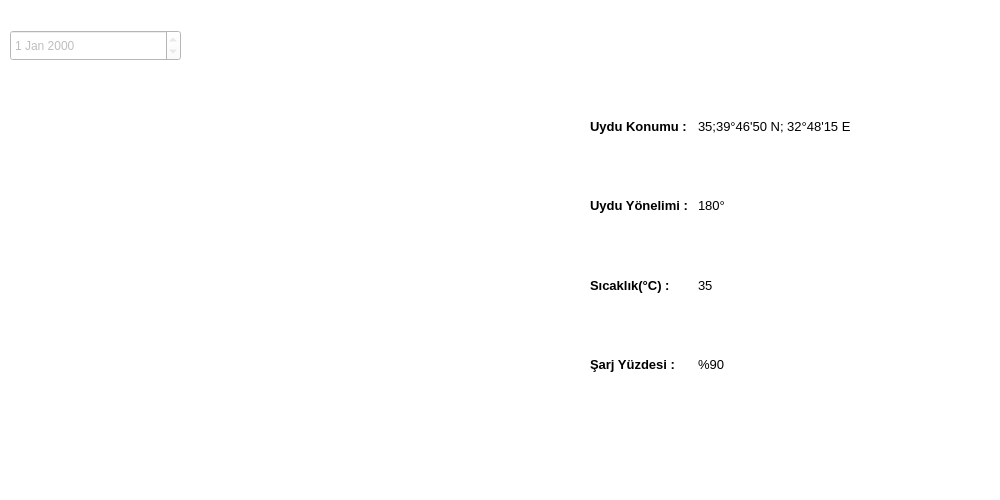
<?xml version="1.0" encoding="UTF-8"?>
<ui version="4.0">
 <class>MainWindow</class>
 <widget class="QMainWindow" name="MainWindow">
  <property name="enabled">
   <bool>true</bool>
  </property>
  <property name="geometry">
   <rect>
    <x>0</x>
    <y>0</y>
    <width>1000</width>
    <height>500</height>
   </rect>
  </property>
  <property name="sizePolicy">
   <sizepolicy hsizetype="Preferred" vsizetype="Preferred">
    <horstretch>0</horstretch>
    <verstretch>0</verstretch>
   </sizepolicy>
  </property>
  <property name="minimumSize">
   <size>
    <width>0</width>
    <height>0</height>
   </size>
  </property>
  <property name="baseSize">
   <size>
    <width>0</width>
    <height>0</height>
   </size>
  </property>
  <property name="windowTitle">
   <string>Uydu Veri Paneli</string>
  </property>
  <property name="styleSheet">
   <string notr="true">background-color: rgb(255, 255, 255);</string>
  </property>
  <property name="iconSize">
   <size>
    <width>24</width>
    <height>24</height>
   </size>
  </property>
  <widget class="QWidget" name="centralwidget">
   <widget class="dataGraph" name="dataGraph" native="true">
    <property name="geometry">
     <rect>
      <x>-10</x>
      <y>60</y>
      <width>511</width>
      <height>371</height>
     </rect>
    </property>
   </widget>
   <widget class="QDateEdit" name="dateEdit">
    <property name="enabled">
     <bool>false</bool>
    </property>
    <property name="geometry">
     <rect>
      <x>10</x>
      <y>30</y>
      <width>171</width>
      <height>31</height>
     </rect>
    </property>
    <property name="readOnly">
     <bool>true</bool>
    </property>
   </widget>
   <widget class="QWidget" name="formLayoutWidget">
    <property name="geometry">
     <rect>
      <x>590</x>
      <y>60</y>
      <width>371</width>
      <height>371</height>
     </rect>
    </property>
    <layout class="QFormLayout" name="formLayout">
     <item row="3" column="0">
      <widget class="QLabel" name="AngleL">
       <property name="font">
        <font>
         <pointsize>10</pointsize>
         <weight>75</weight>
         <bold>true</bold>
        </font>
       </property>
       <property name="text">
        <string>Uydu Yönelimi : </string>
       </property>
      </widget>
     </item>
     <item row="1" column="0">
      <widget class="QLabel" name="LocationL">
       <property name="font">
        <font>
         <pointsize>10</pointsize>
         <weight>75</weight>
         <bold>true</bold>
         <strikeout>false</strikeout>
         <stylestrategy>PreferDefault</stylestrategy>
         <kerning>true</kerning>
        </font>
       </property>
       <property name="text">
        <string>Uydu Konumu : </string>
       </property>
      </widget>
     </item>
     <item row="1" column="1">
      <widget class="QLabel" name="LocationD">
       <property name="font">
        <font>
         <pointsize>10</pointsize>
        </font>
       </property>
       <property name="text">
        <string>35;39°46'50 N; 32°48'15 E</string>
       </property>
      </widget>
     </item>
     <item row="3" column="1">
      <widget class="QLabel" name="AngleD">
       <property name="font">
        <font>
         <pointsize>10</pointsize>
        </font>
       </property>
       <property name="text">
        <string>180°</string>
       </property>
      </widget>
     </item>
     <item row="0" column="0">
      <spacer name="verticalSpacer">
       <property name="orientation">
        <enum>Qt::Vertical</enum>
       </property>
       <property name="sizeHint" stdset="0">
        <size>
         <width>20</width>
         <height>40</height>
        </size>
       </property>
      </spacer>
     </item>
     <item row="4" column="0">
      <spacer name="verticalSpacer_2">
       <property name="orientation">
        <enum>Qt::Vertical</enum>
       </property>
       <property name="sizeHint" stdset="0">
        <size>
         <width>20</width>
         <height>40</height>
        </size>
       </property>
      </spacer>
     </item>
     <item row="7" column="0">
      <widget class="QLabel" name="ChargeL">
       <property name="font">
        <font>
         <pointsize>10</pointsize>
         <weight>75</weight>
         <bold>true</bold>
        </font>
       </property>
       <property name="text">
        <string>Şarj Yüzdesi : </string>
       </property>
      </widget>
     </item>
     <item row="7" column="1">
      <widget class="QLabel" name="ChargeD">
       <property name="font">
        <font>
         <pointsize>10</pointsize>
        </font>
       </property>
       <property name="styleSheet">
        <string notr="true">color: rgb(0, 0, 0);</string>
       </property>
       <property name="text">
        <string>%90</string>
       </property>
      </widget>
     </item>
     <item row="8" column="0">
      <spacer name="verticalSpacer_3">
       <property name="orientation">
        <enum>Qt::Vertical</enum>
       </property>
       <property name="sizeHint" stdset="0">
        <size>
         <width>20</width>
         <height>40</height>
        </size>
       </property>
      </spacer>
     </item>
     <item row="2" column="0">
      <spacer name="verticalSpacer_4">
       <property name="orientation">
        <enum>Qt::Vertical</enum>
       </property>
       <property name="sizeHint" stdset="0">
        <size>
         <width>20</width>
         <height>40</height>
        </size>
       </property>
      </spacer>
     </item>
     <item row="5" column="0">
      <widget class="QLabel" name="tempL">
       <property name="font">
        <font>
         <pointsize>10</pointsize>
         <weight>75</weight>
         <bold>true</bold>
        </font>
       </property>
       <property name="text">
        <string>Sıcaklık(°C) : </string>
       </property>
      </widget>
     </item>
     <item row="5" column="1">
      <widget class="QLabel" name="tempD">
       <property name="font">
        <font>
         <pointsize>10</pointsize>
        </font>
       </property>
       <property name="styleSheet">
        <string notr="true"/>
       </property>
       <property name="text">
        <string>35</string>
       </property>
      </widget>
     </item>
     <item row="6" column="0">
      <spacer name="verticalSpacer_5">
       <property name="orientation">
        <enum>Qt::Vertical</enum>
       </property>
       <property name="sizeHint" stdset="0">
        <size>
         <width>20</width>
         <height>40</height>
        </size>
       </property>
      </spacer>
     </item>
    </layout>
   </widget>
   <widget class="QLabel" name="warningSign">
    <property name="geometry">
     <rect>
      <x>950</x>
      <y>0</y>
      <width>41</width>
      <height>41</height>
     </rect>
    </property>
    <property name="toolTip">
     <string>Sorun Yok!</string>
    </property>
    <property name="text">
     <string/>
    </property>
    <property name="pixmap">
     <pixmap>../../tasarim/myAssets/signWarnY.png</pixmap>
    </property>
    <property name="scaledContents">
     <bool>true</bool>
    </property>
   </widget>
  </widget>
  <widget class="QMenuBar" name="menubar">
   <property name="geometry">
    <rect>
     <x>0</x>
     <y>0</y>
     <width>1000</width>
     <height>26</height>
    </rect>
   </property>
  </widget>
  <widget class="QStatusBar" name="statusbar"/>
 </widget>
 <customwidgets>
  <customwidget>
   <class>dataGraph</class>
   <extends>QWidget</extends>
   <header>datagraph.h</header>
   <container>1</container>
  </customwidget>
 </customwidgets>
 <resources/>
 <connections/>
</ui>
